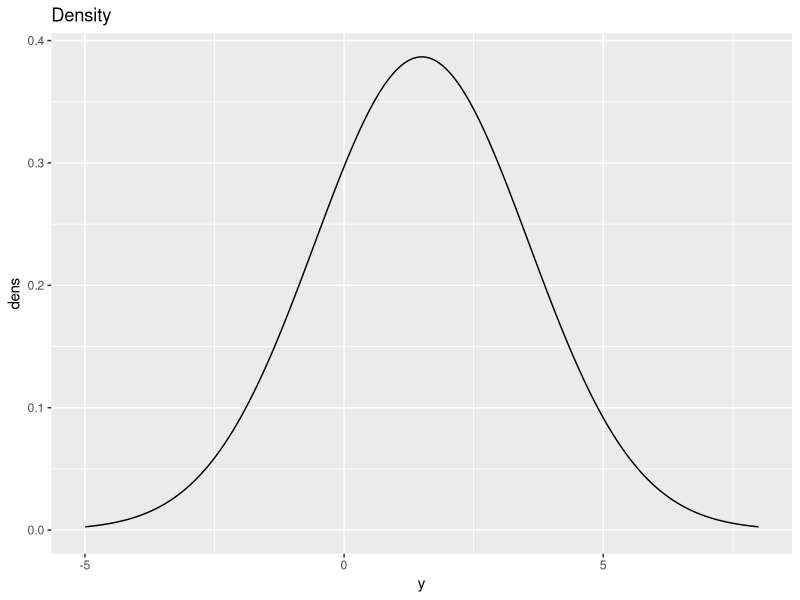
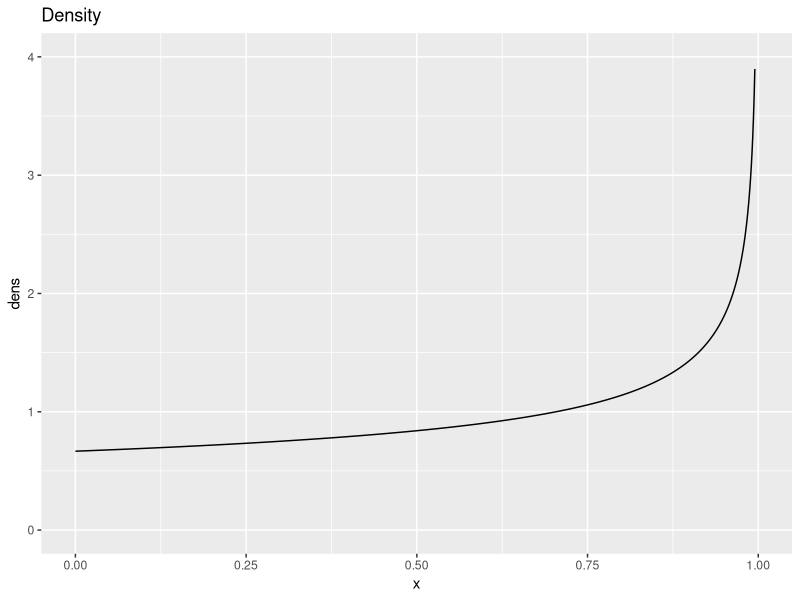
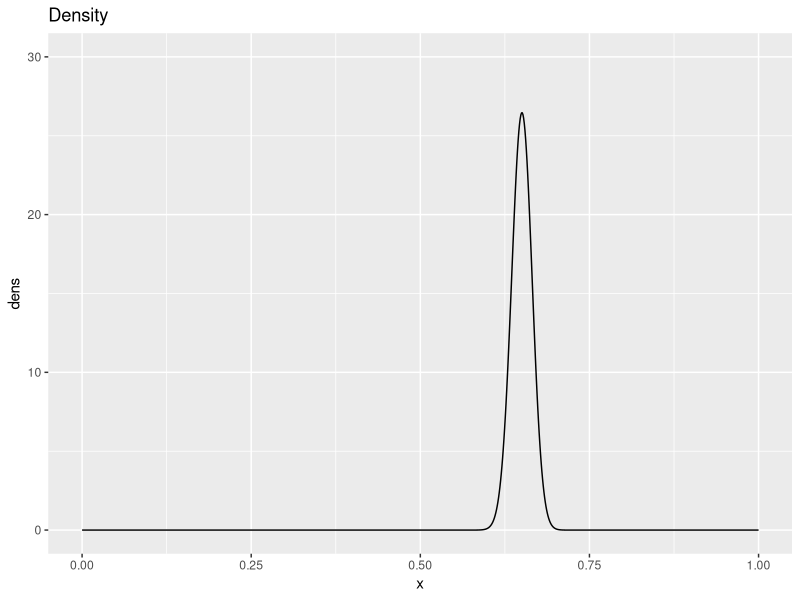
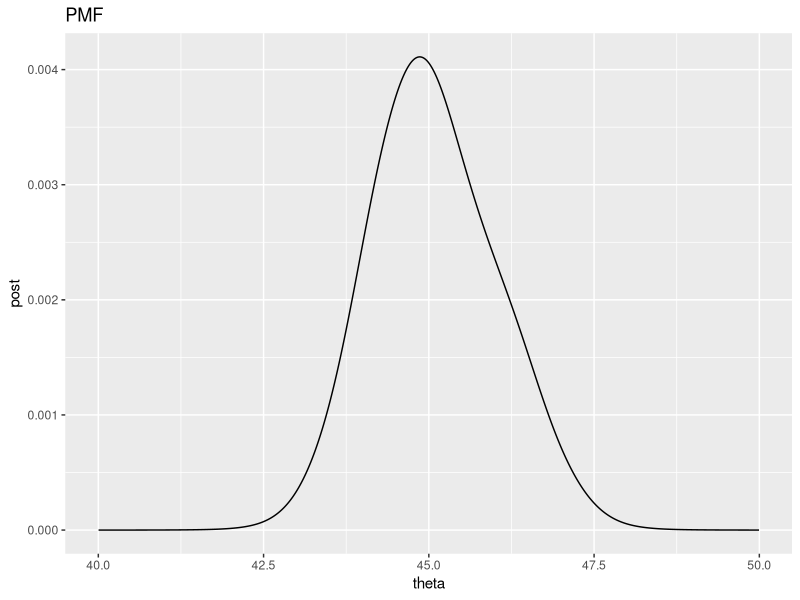
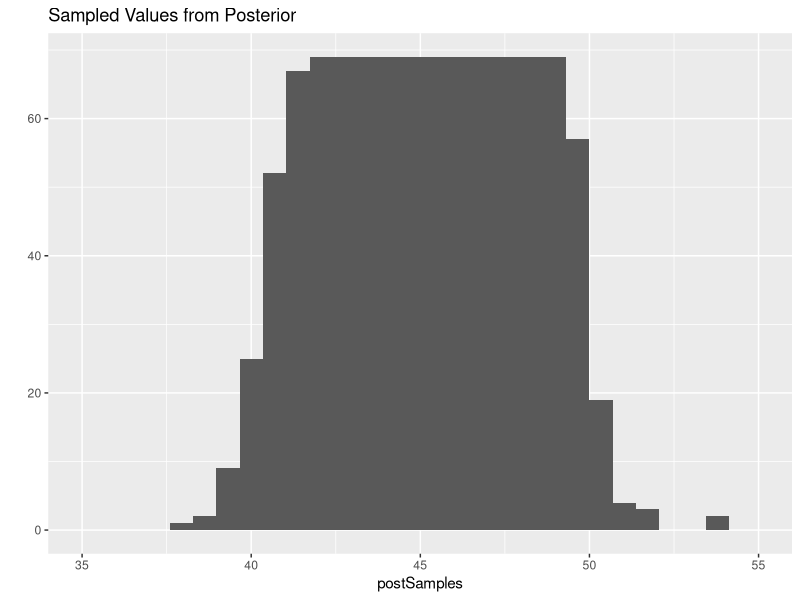
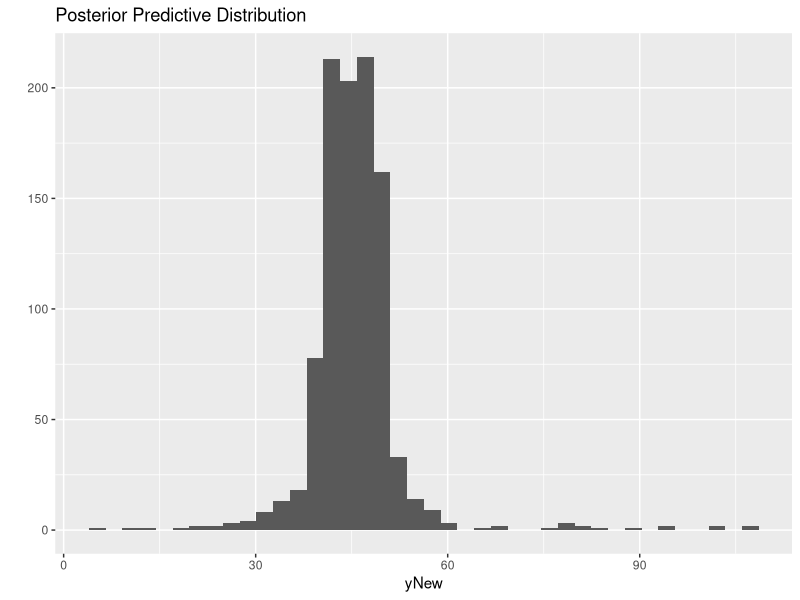

Source code (R) for these figures, in order:
library("ggplot2")

# From BDA edition 3.

# Question 1a
y <- seq(-10, 10, length.out=1000)
dens <- dnorm(y, mean = 1, sd = 2) + dnorm(y, mean = 2, sd = 2)
qplot(x = y, y = dens, geom = "line", main = "Density", xlim = c(-5, 8))

# Question 8c
# n=10
mu <- (180/40^2 + 150*10/20^2)/(1/40^2+10/20^2)
tau <- (1/40^2 + 10/20^2)^-1
upper <- qnorm(0.975, mean = mu, sd = sqrt(tau))
lower <- qnorm(0.025, mean = mu, sd = sqrt(tau))


mu <- (180/40^2 + 150*10/20^2)/(1/40^2+10/20^2)
tau <- (1/40^2 + 10/20^2)^-1 + 20^2
upper <- qnorm(0.975, mean = mu, sd = sqrt(tau))
lower <- qnorm(0.025, mean = mu, sd = sqrt(tau))

# Question 8d
# n=100
mu <- (180/40^2 + 150*100/20^2)/(1/40^2+100/20^2)
tau <- (1/40^2 + 100/20^2)^-1
upper <- qnorm(0.975, mean = mu, sd = sqrt(tau))
lower <- qnorm(0.025, mean = mu, sd = sqrt(tau))


mu <- (180/40^2 + 150*100/20^2)/(1/40^2+100/20^2)
tau <- (1/40^2 + 100/20^2)^-1 + 20^2
upper <- qnorm(0.975, mean = mu, sd = sqrt(tau))
lower <- qnorm(0.025, mean = mu, sd = sqrt(tau))

# Question 9a
x <- seq(0, 1, length.out=1000)
dens <- dbeta(x, shape1 = 1, shape2 = 2/3)
qplot(x = x, y = dens, geom = "line", main = "Density", ylim=c(0,4))

# Question 9b
x <- seq(0, 1, length.out=1000)
dens <- dbeta(x, shape1 = 651, shape2 = (350+2/3))
qplot(x = x, y = dens, geom = "line", main = "Density", ylim=c(0,30))

# Question 11a
theta <- seq(0, 100, length.out = 10000)
y <- c(43, 44, 45, 46.5, 47.5)
likelihood <- function(y, theta) {
  lprod <- 0
  for(i in 1:length(y)) {
    lprod <- log(1/(1+(y[i]-theta)^2)) + lprod
  }
  return(exp(lprod))
}

post <- likelihood(y, theta)
post <- post/sum(post)

qplot(x = theta, y = post, geom = "line", main = "PMF", xlim=c(40, 50))

# Question 11b (assumes workspace of Q11a)
postSamples <- sample(x = theta, prob = post, size = 1000)
qplot(postSamples, geom = "histogram", main = "Sampled Values from Posterior", bins=30, xlim=c(35, 55))

# Question 11c (assumes workspace of Q11a and Q11b)
y <- seq(0, 110, length.out = 1000)
yNew <- rep(NA, times=1000)
for (j in 1:length(postSamples)) {
  prob <- lapply(X = y, FUN = likelihood, theta=postSamples[j])
  yNew[j] <- sample(x=y, prob = as.numeric(prob), size = 1)
}

qplot(yNew, geom = "histogram", main = "Posterior Predictive Distribution", bins=40)
